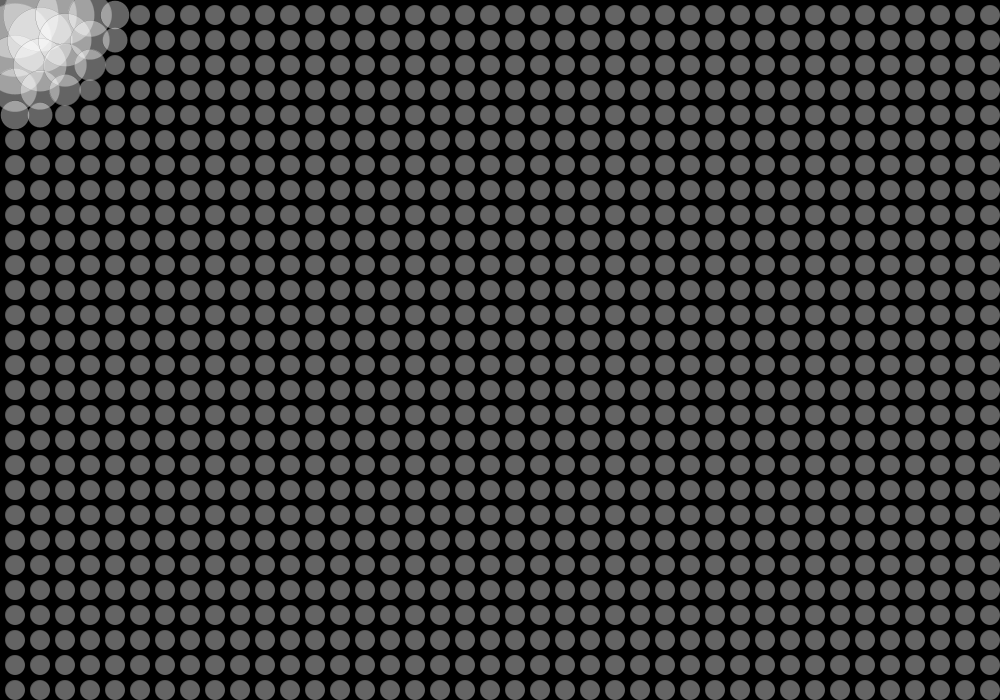
Frame 1 (no input)
Frame 60 (the mouse pressed at the canvas centre just before this capture): identical to frame 1, image omitted
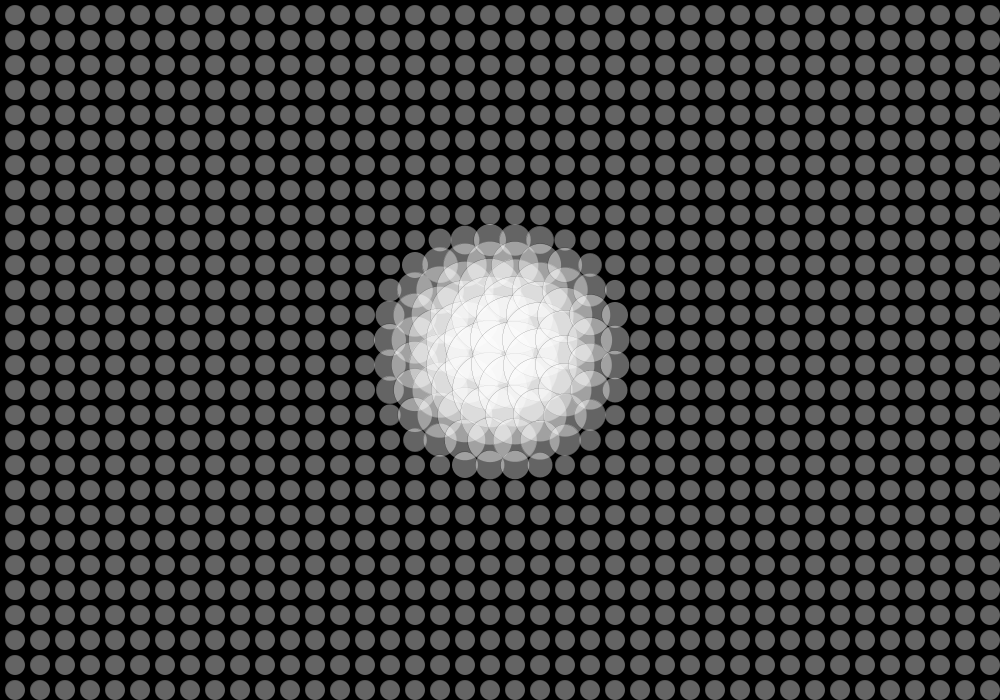
Frame 120 (the mouse held since frame 60 and released just before this capture)

The Processing sketch that drew these frames (run headless with seeded random() and noise(); from frame 60 on, the mouse is pressed at the canvas centre):

// Processing sketch: processing_15571
// ── processing_15571.pde



void setup (){
  size (1000, 700);

  smooth ();
}



int space = 25;
float influence = 130;
float minRadius = 20;
float maxRadius = 100;

// Definiere Kreis / Wiederholung
void kreis (float kontur, float _r, float _g, float _b, float _alpha) {
 strokeWeight(kontur);
 fill(_r, _g, _b, _alpha);

  for(int x = 15; x < width; x += space){
    for(int y = 15; y < height; y += space){
      
      // TRacking Position einsetzen
      float radius = 1-(min(dist (x,y,mouseX,mouseY),influence)/influence);
      radius = lerp (minRadius, maxRadius,radius);
       ellipse (x,y,radius,radius);
    }
  }
  
}



// Zeichne Kreis
void draw (){
  background (0);
  kreis (0, 255, 255, 255, 100);
}
